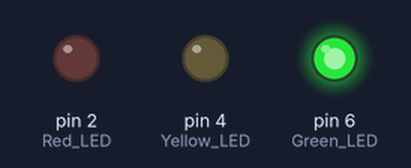
The sketch below on a simulated Arduino Uno, built with avr-gcc and run on an emulated ATmega328P. Parts: output pins drawn as LEDs (lit = HIGH).

Above: at 1.5 s.
At 3.5 s:
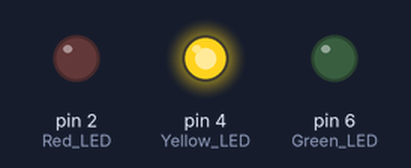
Timing chart, 0 to 4.6 s (numbered marks = the images above):
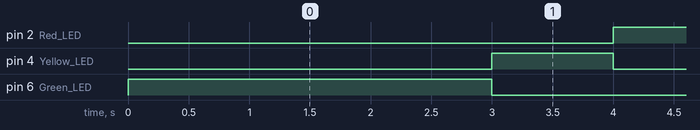

The sketch:

task_1.ino
```cpp
// Define the state of the traffic light
enum Status { green, yellow, red };
Status status = green;

const int T20 = 20;  // Each "time event" is 20 milliseconds

unsigned long currentMillis = 0;
unsigned long previousMillis = 0;
int timeEvent = 0; // This will count the number of T20 events

void setup() {
  pinMode(6, OUTPUT);  // Green LED
  pinMode(4, OUTPUT);  // Yellow LED
  pinMode(2, OUTPUT);  // Red LED
}

void loop() {
  currentMillis = millis();  // Get the current time

  // Count the number of T20 events
  if (currentMillis - previousMillis >= T20) {
    previousMillis = currentMillis;
    timeEvent++;
  }

  switch (status) {
    case green:
      // Green light should stay on for 3 seconds (150 T20 events)
      if (timeEvent >= 150) {
        digitalWrite(6, LOW);  // Turn off green light
        digitalWrite(4, HIGH); // Turn on yellow light
        status = yellow; // Transition to yellow
        timeEvent = 0;  // Reset time event counter
      } else {
        digitalWrite(6, HIGH); // Keep green light on
      }
      break;

    case yellow:
      // Yellow light should stay on for 1 second (50 T20 events)
      if (timeEvent >= 50) {
        digitalWrite(4, LOW); // Turn off yellow light
        digitalWrite(2, HIGH); // Turn on red light
        status = red; // Transition to red
        timeEvent = 0;  // Reset time event counter
      } else {
        digitalWrite(4, HIGH); // Keep yellow light on
      }
      break;

    case red:
      // Red light should stay on for 3 seconds (150 T20 events)
      if (timeEvent >= 150) {
        digitalWrite(2, LOW); // Turn off red light
        digitalWrite(4, HIGH); // Turn on yellow light
        status = yellow; // Transition to yellow
        timeEvent = 0;  // Reset time event counter
      } else {
        digitalWrite(2, HIGH); // Keep red light on
      }
      break;
  }
}
```

Measured:
- by itself, pin 2 (Red_LED): alternates HIGH for 3.0 s and LOW for 1.0 s
- by itself, pin 4 (Yellow_LED): alternates HIGH for 1.0 s and LOW for 3.0 s
- by itself, pin 6 (Green_LED): LOW → HIGH at 0.00 s, → LOW 3.0 s later
